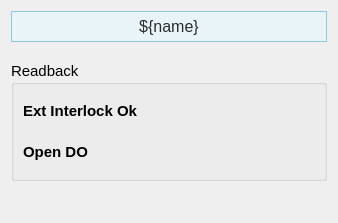
<?xml version="1.0" encoding="UTF-8"?>
<ui version="4.0">
 <class>Form</class>
 <widget class="QWidget" name="Form">
  <property name="geometry">
   <rect>
    <x>0</x>
    <y>0</y>
    <width>338</width>
    <height>223</height>
   </rect>
  </property>
  <property name="sizePolicy">
   <sizepolicy hsizetype="Preferred" vsizetype="Preferred">
    <horstretch>0</horstretch>
    <verstretch>0</verstretch>
   </sizepolicy>
  </property>
  <property name="windowTitle">
   <string>Form</string>
  </property>
  <layout class="QVBoxLayout" name="verticalLayout_2">
   <item>
    <widget class="PyDMLabel" name="PyDMLabel_11">
     <property name="maximumSize">
      <size>
       <width>16777215</width>
       <height>40</height>
      </size>
     </property>
     <property name="font">
      <font>
       <pointsize>12</pointsize>
      </font>
     </property>
     <property name="toolTip">
      <string/>
     </property>
     <property name="styleSheet">
      <string notr="true">    background-color: #e8f4f8;

    border: 1px solid #90c8e0;

    padding: 5px;

    color: rgb(43, 43, 43);</string>
     </property>
     <property name="text">
      <string>${name}</string>
     </property>
     <property name="alignment">
      <set>Qt::AlignCenter</set>
     </property>
    </widget>
   </item>
   <item>
    <spacer name="verticalSpacer_2">
     <property name="orientation">
      <enum>Qt::Vertical</enum>
     </property>
     <property name="sizeType">
      <enum>QSizePolicy::Fixed</enum>
     </property>
     <property name="sizeHint" stdset="0">
      <size>
       <width>20</width>
       <height>13</height>
      </size>
     </property>
    </spacer>
   </item>
   <item>
    <widget class="QGroupBox" name="groupBox">
     <property name="sizePolicy">
      <sizepolicy hsizetype="Preferred" vsizetype="Fixed">
       <horstretch>0</horstretch>
       <verstretch>0</verstretch>
      </sizepolicy>
     </property>
     <property name="minimumSize">
      <size>
       <width>0</width>
       <height>120</height>
      </size>
     </property>
     <property name="font">
      <font>
       <pointsize>11</pointsize>
      </font>
     </property>
     <property name="title">
      <string>Readback</string>
     </property>
     <layout class="QVBoxLayout" name="verticalLayout_14">
      <item>
       <layout class="QHBoxLayout" name="horizontalLayout_4" stretch="1,2">
        <item>
         <layout class="QVBoxLayout" name="verticalLayout">
          <item>
           <widget class="QLabel" name="interlock_ok_label_8">
            <property name="font">
             <font>
              <pointsize>11</pointsize>
             </font>
            </property>
            <property name="styleSheet">
             <string/>
            </property>
            <property name="text">
             <string>&lt;html&gt;&lt;head/&gt;&lt;body&gt;&lt;p&gt;&lt;span style=&quot; font-weight:600;&quot;&gt;Ext Interlock Ok&lt;/span&gt;&lt;/p&gt;&lt;/body&gt;&lt;/html&gt;</string>
            </property>
           </widget>
          </item>
          <item>
           <widget class="QLabel" name="interlock_ok_label_14">
            <property name="font">
             <font>
              <pointsize>11</pointsize>
             </font>
            </property>
            <property name="styleSheet">
             <string/>
            </property>
            <property name="text">
             <string>&lt;html&gt;&lt;head/&gt;&lt;body&gt;&lt;p&gt;&lt;span style=&quot; font-weight:600;&quot;&gt;Open DO&lt;/span&gt;&lt;/p&gt;&lt;/body&gt;&lt;/html&gt;</string>
            </property>
           </widget>
          </item>
         </layout>
        </item>
        <item>
         <layout class="QVBoxLayout" name="verticalLayout_4">
          <item>
           <widget class="PyDMByteIndicator" name="PyDMByteIndicator">
            <property name="toolTip">
             <string/>
            </property>
            <property name="channel">
             <string>ca://${prefix}:OPN_OK_RBV</string>
            </property>
            <property name="showLabels">
             <bool>false</bool>
            </property>
            <property name="circles">
             <bool>true</bool>
            </property>
           </widget>
          </item>
          <item>
           <widget class="PyDMByteIndicator" name="PyDMByteIndicator_7">
            <property name="toolTip">
             <string/>
            </property>
            <property name="channel">
             <string>ca://${prefix}:OPN_DO_RBV</string>
            </property>
            <property name="showLabels">
             <bool>false</bool>
            </property>
            <property name="circles">
             <bool>true</bool>
            </property>
           </widget>
          </item>
         </layout>
        </item>
       </layout>
      </item>
     </layout>
    </widget>
   </item>
   <item>
    <spacer name="verticalSpacer">
     <property name="orientation">
      <enum>Qt::Vertical</enum>
     </property>
     <property name="sizeHint" stdset="0">
      <size>
       <width>20</width>
       <height>89</height>
      </size>
     </property>
    </spacer>
   </item>
  </layout>
 </widget>
 <customwidgets>
  <customwidget>
   <class>PyDMByteIndicator</class>
   <extends>QWidget</extends>
   <header>pydm.widgets.byte</header>
  </customwidget>
  <customwidget>
   <class>PyDMLabel</class>
   <extends>QLabel</extends>
   <header>pydm.widgets.label</header>
  </customwidget>
 </customwidgets>
 <resources/>
 <connections/>
</ui>
